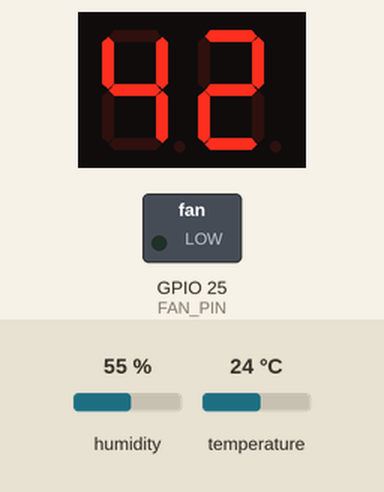
Recording of a program running on a simulated ESP32. Parts: 2-digit seven-segment display, switched loads named in the program (green lamp = pin HIGH). Wiring (inferred from the names in the program): 2-digit 7-segment display, segments lit when LOW: segments GPIO 13, GPIO 16, GPIO 17, GPIO 27, GPIO 26, GPIO 12, GPIO 23, GPIO 14; digit selects GPIO 18, GPIO 19. The test bench sets the inputs (shaded band); at power-on: temperature 24 °C, humidity 55 %. WiFi joins after 1.5 s; servers stay silent unless stated; no MQTT or app messages arrive unless stated; the segment pins are drawn as the display they are named for; pins used as bus, display or sensor lines are not drawn; what the program prints to the serial monitor is not drawn.

Above: at 4.7 s.
4.8 s: temperature set to 18.5 °C
At 6.8 s:
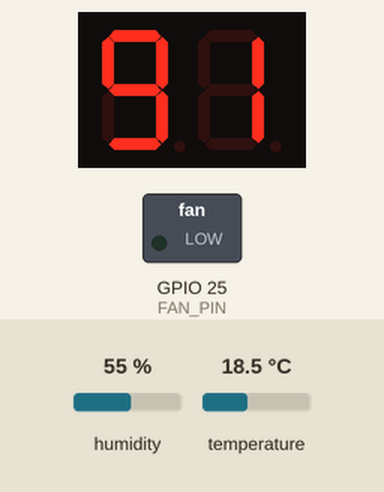
7.1 s: temperature set to 17.4 °C
At 10.1 s:
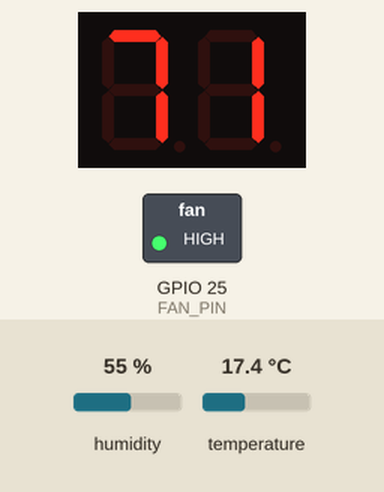
11.1 s: temperature set to 33 °C
At 14.4 s:
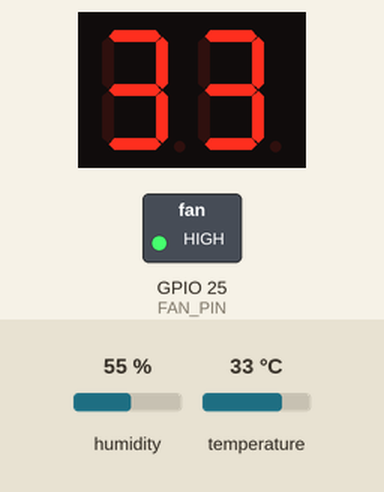
Timing chart, 0 to 15.9 s (numbered marks = the images above; inputs shaded):
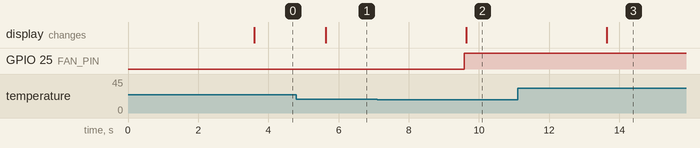

The program:

main.cpp
```cpp
// Sistema de control climatico con DHT22 + ventilador
// Ahora con integración MQTT según guía SmartPetHome

#include <Arduino.h>
#include <DHT.h>
#include <WiFi.h>
#include <PubSubClient.h>
#include <ArduinoJson.h>

#define DHTPIN 4
#define DHTTYPE DHT22

#define FAN_PIN 25

// 7 segmentos
#define SEG_A 13
#define SEG_B 16
#define SEG_C 17
#define SEG_D 27
#define SEG_E 26
#define SEG_F 12
#define SEG_G 23
#define SEG_DP 14

#define DIGIT1 18
#define DIGIT2 19

// Red y broker
#define WIFI_SSID  "compu"
#define WIFI_PASS  "12345678"
#define MQTT_HOST  "broker.emqx.io"
#define MQTT_PORT  1883

// Identidad del dispositivo (ajustar serial si hace falta)
#define SERIAL_NUMBER "ENV-001"
#define CLIENT_ID      "env-ENV-001-esp32"
#define DEVICE_TYPE    "environmental_monitor"

// Topics
#define TOPIC_TELEMETRY  "smartpethome/devices/" SERIAL_NUMBER "/telemetry"
#define TOPIC_STATUS     "smartpethome/devices/" SERIAL_NUMBER "/status"
#define TOPIC_COMMAND    "smartpethome/devices/" SERIAL_NUMBER "/command"
#define TOPIC_ACK        "smartpethome/devices/" SERIAL_NUMBER "/ack"

// Intervalos
#define SENSOR_INTERVAL_MS     2000UL
#define TELEMETRY_INTERVAL_MS  2000UL
#define STATUS_INTERVAL_MS     10000UL

DHT dht(DHTPIN, DHTTYPE);

WiFiClient wifiClient;
PubSubClient mqttClient(wifiClient);

unsigned long lastSensorMs = 0;
unsigned long lastTelemetryMs = 0;
unsigned long lastStatusMs = 0;

// Estado y umbrales
float temperaturaActual = 0.0;
float humedadActual = 0.0;
float minTemp = 18.0;
float maxTemp = 28.0;
bool autoControl = true;
bool actuatorAutoTriggered = false;
bool manualControl = false;

const bool digits[10][7] = {
  {1,1,1,1,1,1,0}, // 0
  {0,1,1,0,0,0,0}, // 1
  {1,1,0,1,1,0,1}, // 2
  {1,1,1,1,0,0,1}, // 3
  {0,1,1,0,0,1,1}, // 4
  {1,0,1,1,0,1,1}, // 5
  {1,0,1,1,1,1,1}, // 6
  {1,1,1,0,0,0,0}, // 7
  {1,1,1,1,1,1,1}, // 8
  {1,1,1,1,0,1,1}  // 9
};

void publishTelemetry() {
    StaticJsonDocument<384> doc;
    doc["serial_number"] = SERIAL_NUMBER;
    doc["device_type"] = DEVICE_TYPE;

    JsonObject data = doc.createNestedObject("data");
    data["temperature"] = temperaturaActual;
    data["humidity"] = humedadActual;
    data["actuator_triggered"] = actuatorAutoTriggered;
    if (temperaturaActual < minTemp) data["status"] = "too_low";
    else if (temperaturaActual > maxTemp) data["status"] = "too_high";
    else data["status"] = "normal";
    data["actuator_state"] = actuatorAutoTriggered ? "on" : "off";
    data["min_temperature"] = minTemp;
    data["max_temperature"] = maxTemp;

    char buf[384];
    serializeJson(doc, buf);
    mqttClient.publish(TOPIC_TELEMETRY, buf, false);
    Serial.printf("[MQTT] telemetry temp=%.2f hum=%.2f status=%s\n",
                    temperaturaActual, humedadActual,
                    (temperaturaActual < minTemp) ? "too_low" : (temperaturaActual > maxTemp) ? "too_high" : "normal");
}

void publishStatus(const char* statusStr) {

    StaticJsonDocument<128> doc;
    doc["serial_number"] = SERIAL_NUMBER;
    doc["status"] = statusStr;

    char buf[128];
    serializeJson(doc, buf);
    mqttClient.publish(TOPIC_STATUS, buf, false);
    Serial.printf("[MQTT] status → %s\n", statusStr);
}

void publishAck(const char* commandId, const char* status, const char* message) {
    StaticJsonDocument<256> doc;
    doc["command_id"] = commandId;
    doc["status"] = status;
    doc["message"] = message;

    char buf[256];
    serializeJson(doc, buf);
    mqttClient.publish(TOPIC_ACK, buf, false);
    Serial.printf("[MQTT] ack id=%s status=%s msg=%s\n", commandId, status, message);
}

void runSensorCycle() {
    temperaturaActual = dht.readTemperature();
    humedadActual = dht.readHumidity();

    if (isnan(temperaturaActual) || isnan(humedadActual)) {
        Serial.println("Error leyendo DHT22");
        return;
    }

    Serial.printf("Temperatura: %.2f °C | Humedad: %.2f %%\n", temperaturaActual, humedadActual);

    // Si hay control manual activado, no cambiar el estado aquí
    if (manualControl) {
        Serial.println("Control manual activo: no cambiar ventilador desde sensor");
        return;
    }

    // Control automático: activar ventilador si supera max o está por debajo de min
    if (autoControl && (temperaturaActual > maxTemp || temperaturaActual < minTemp)) {
        digitalWrite(FAN_PIN, HIGH);
        actuatorAutoTriggered = true;
        Serial.println("Ventilador ENCENDIDO por control automático");
    } else {
        digitalWrite(FAN_PIN, LOW);
        actuatorAutoTriggered = false;
        Serial.println("Ventilador APAGADO");
    }
}

void handleCommand(const char* payload, unsigned int length) {
    StaticJsonDocument<256> doc;
    DeserializationError err = deserializeJson(doc, payload, length);
    if (err) {
        Serial.printf("[CMD] JSON error: %s\n", err.c_str());
        return;
    }

    const char* command = doc["command"] | "unknown";
    const char* commandId = doc["command_id"] | "no-id";
    Serial.printf("[CMD] %s (id=%s)\n", command, commandId);

    // set_temperature_range: params {min_temperature, max_temperature}
    if (strcmp(command, "set_temperature_range") == 0) {
        if (doc.containsKey("params") && doc["params"].containsKey("min_temperature") &&
            doc["params"].containsKey("max_temperature")) {
            float newMin = doc["params"]["min_temperature"].as<float>();
            float newMax = doc["params"]["max_temperature"].as<float>();
            if (newMin < newMax) {
                minTemp = newMin;
                maxTemp = newMax;
                publishAck(commandId, "ok", "Temperature range updated");
            } else {
                publishAck(commandId, "error", "min_temperature must be less than max_temperature");
            }
        } else {
            publishAck(commandId, "error", "missing params.min_temperature or params.max_temperature");
        }

    // turn_actuator_on: sin parámetros
    } else if (strcmp(command, "turn_actuator_on") == 0) {
        digitalWrite(FAN_PIN, HIGH);
        manualControl = true;
        actuatorAutoTriggered = true;
        publishAck(commandId, "ok", "Actuator turned on");

    // turn_actuator_off: sin parámetros
    } else if (strcmp(command, "turn_actuator_off") == 0) {
        digitalWrite(FAN_PIN, LOW);
        manualControl = true;
        actuatorAutoTriggered = false;
        publishAck(commandId, "ok", "Actuator turned off");

    // set_auto_control: params {enabled: true|false}
    } else if (strcmp(command, "set_auto_control") == 0) {
        if (doc.containsKey("params") && doc["params"].containsKey("enabled")) {
            bool enabled = false;
            // Aceptar tanto booleano como string "true" / "false"
            if (doc["params"]["enabled"].is<bool>()) {
                enabled = doc["params"]["enabled"].as<bool>();
            } else if (doc["params"]["enabled"].is<const char*>()) {
                const char* val = doc["params"]["enabled"].as<const char*>();
                enabled = (strcmp(val, "true") == 0);
            }
            autoControl = enabled;
            if (autoControl) manualControl = false; // permitir control automático si se activa
            char msg[64];
            snprintf(msg, sizeof(msg), "Auto control set to %s", autoControl ? "true" : "false");
            publishAck(commandId, "ok", msg);
        } else {
            publishAck(commandId, "error", "missing params.enabled");
        }

    // get_status: sin parámetros
    } else if (strcmp(command, "get_status") == 0) {
        runSensorCycle();
        publishStatus("online");
        publishTelemetry();
        publishAck(commandId, "ok", "Status sent");

    // Comando desconocido
    } else {
        char msg[64];
        snprintf(msg, sizeof(msg), "Unknown command: %s", command);
        publishAck(commandId, "error", msg);
    }
}

void mqttCallback(char* topic, byte* payload, unsigned int length) {
    if (strcmp(topic, TOPIC_COMMAND) == 0) {
        handleCommand((const char*)payload, length);
    }
}

void connectWifi() {
    Serial.printf("[WiFi] Conectando a %s", WIFI_SSID);
    WiFi.begin(WIFI_SSID, WIFI_PASS);
    while (WiFi.status() != WL_CONNECTED) {
        delay(500);
        Serial.print(".");
    }
    Serial.printf("\n[WiFi] Conectado. IP: %s\n", WiFi.localIP().toString().c_str());
}

void connectMqtt() {
    mqttClient.setBufferSize(512);
    mqttClient.setServer(MQTT_HOST, MQTT_PORT);
    mqttClient.setCallback(mqttCallback);

    while (!mqttClient.connected()) {
        Serial.printf("[MQTT] Conectando a %s...", MQTT_HOST);
        if (mqttClient.connect(CLIENT_ID)) {
            Serial.println(" conectado.");
            mqttClient.subscribe(TOPIC_COMMAND, 1);
            Serial.println("[MQTT] Suscrito a " TOPIC_COMMAND);
            publishStatus("online");
        } else {
            Serial.printf(" fallo rc=%d, reintentando en 3s...\n", mqttClient.state());
            delay(3000);
        }
    }
}

void showDigit(int digit) {

  digitalWrite(SEG_A, digits[digit][0] ? LOW : HIGH);
  digitalWrite(SEG_B, digits[digit][1] ? LOW : HIGH);
  digitalWrite(SEG_C, digits[digit][2] ? LOW : HIGH);
  digitalWrite(SEG_D, digits[digit][3] ? LOW : HIGH);
  digitalWrite(SEG_E, digits[digit][4] ? LOW : HIGH);
  digitalWrite(SEG_F, digits[digit][5] ? LOW : HIGH);
  digitalWrite(SEG_G, digits[digit][6] ? LOW : HIGH);

  digitalWrite(SEG_DP, HIGH);
}

void updateDisplay() {

  int temp = (int)round(temperaturaActual);

  if(temp < 0) temp = 0;
  if(temp > 99) temp = 99;

  int decenas = temp / 10;
  int unidades = temp % 10;

  // dígito izquierdo
  digitalWrite(DIGIT2, HIGH);
  digitalWrite(DIGIT1, LOW);

  showDigit(decenas);

  delayMicroseconds(2000);

  // dígito derecho
  digitalWrite(DIGIT1, HIGH);
  digitalWrite(DIGIT2, LOW);

  showDigit(unidades);

  delayMicroseconds(2000);
}

void setup() {
    Serial.begin(115200);

    dht.begin();

    pinMode(FAN_PIN, OUTPUT);

    pinMode(SEG_A, OUTPUT);
    pinMode(SEG_B, OUTPUT);
    pinMode(SEG_C, OUTPUT);
    pinMode(SEG_D, OUTPUT);
    pinMode(SEG_E, OUTPUT);
    pinMode(SEG_F, OUTPUT);
    pinMode(SEG_G, OUTPUT);
    pinMode(SEG_DP, OUTPUT);

    pinMode(DIGIT1, OUTPUT);
    pinMode(DIGIT2, OUTPUT);

    digitalWrite(FAN_PIN, LOW);

    delay(2000);

    connectWifi();
    connectMqtt();

    runSensorCycle();
    Serial.println("[BOOT] ENV-001 listo.");
}

void loop() {

    updateDisplay();

    if (WiFi.status() != WL_CONNECTED) {
        Serial.println("[WiFi] Reconectando...");
        connectWifi();
    }
    if (!mqttClient.connected()) {
        connectMqtt();
    }
    mqttClient.loop();

    unsigned long now = millis();

    if (now - lastSensorMs >= SENSOR_INTERVAL_MS) {
        lastSensorMs = now;
        runSensorCycle();
    }

    if (now - lastTelemetryMs >= TELEMETRY_INTERVAL_MS) {
        lastTelemetryMs = now;
        publishTelemetry();
    }

    if (now - lastStatusMs >= STATUS_INTERVAL_MS) {
        lastStatusMs = now;
        publishStatus("online");
    }
}
```

Measured:
- the behaviour switches between 18 and 17.9 °C on temperature (found by bisection; images 1 and 2)
- after the input at 4.8 s, the display: changes after 0.84 s (image 1)
- after the input at 7.1 s, GPIO 25 (FAN_PIN): LOW → HIGH after 2.5 s; the display: changes after 2.5 s (image 2)
- after the input at 11.1 s, the display: changes after 2.5 s (image 3)
